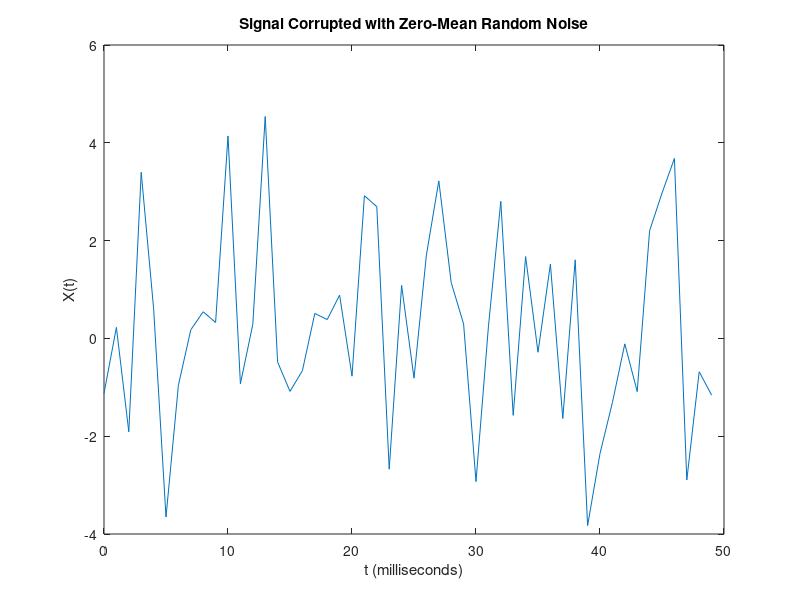
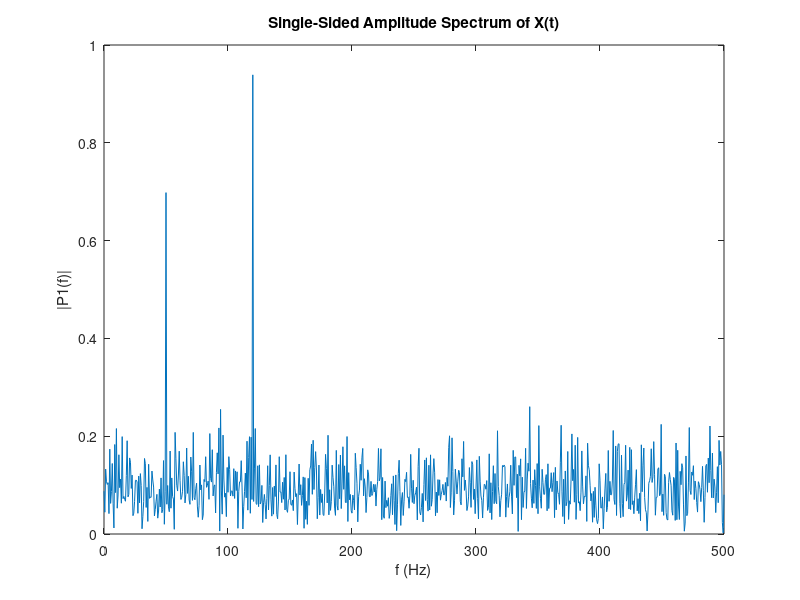
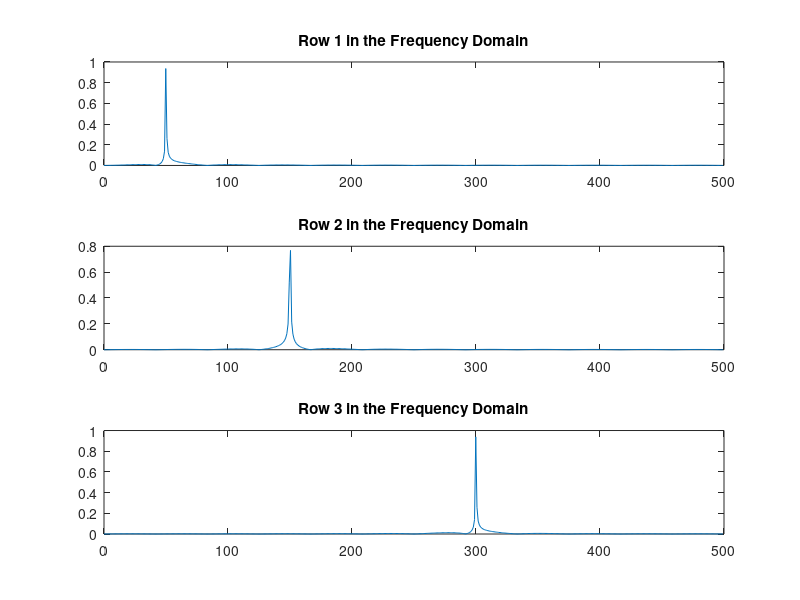

MATLAB code to generate these figures, in order:
%% FFT

% document matlab
%% example noisy signal
clear all
Fs = 1000;            % Sampling frequency                    
T = 1/Fs;             % Sampling period   delta_t    
L = 1500;             % Length of signal
t = (0:L-1)*T;        % Time vector




S = 0.7*sin(2*pi*50*t) + sin(2*pi*120*t);


X = S + 2*randn(size(t));

%X = S + 2*randn(size(t));

plot(1000*t(1:50),X(1:50))
title('Signal Corrupted with Zero-Mean Random Noise')
xlabel('t (milliseconds)')
ylabel('X(t)')


%Compute the Fourier transform of the signal.


Y = fft(X);

% Compute the two-sided spectrum P2. Then compute the single-sided spectrum P1 based on P2 and the even-valued signal length L.

P2 = abs(Y/L);
P1 = P2(1:L/2+1);
P1(2:end-1) = 2*P1(2:end-1);

f = Fs*(0:(L/2))/L;


figure;
plot(f,P1) 
title('Single-Sided Amplitude Spectrum of X(t)')
xlabel('f (Hz)')
ylabel('|P1(f)|')



P2_2=abs(Y).^2;  %espectro de poder doble
P1_1=P2_2(1:(L/2)+1);  % espectro de poder single
nFourier=(L/2)+1; 
df_2=Fs/L; % %resolución en frecuencia (Hz)
f_2=0:df_2:(Fs/2); % frecuencia 


figure;

plot(f_2,P1_1) 
title('Single-Sided Amplitude Spectrum of X(t)')
xlabel('f (Hz)')
ylabel('|P1(f)|')


% Now, take the Fourier transform of the original, uncorrupted signal and retrieve the exact amplitudes, 0.7 and 1.0.

Y = fft(S);
P2 = abs(Y/L);
P1 = P2(1:L/2+1);
P1(2:end-1) = 2*P1(2:end-1);

plot(f,P1) 
title('Single-Sided Amplitude Spectrum of S(t)')
xlabel('f (Hz)')
ylabel('|P1(f)|')


%% Convert a Gaussian pulse from the time domain to the frequency domain.

%Define signal parameters and a Gaussian pulse, X.


Fs = 100;           % Sampling frequency
t = -0.5:1/Fs:0.5;  % Time vector 
L = length(t);      % Signal length


X = 1/(4*sqrt(2*pi*0.01))*(exp(-t.^2/(2*0.01)));



plot(t,X)
title('Gaussian Pulse in Time Domain')
xlabel('Time (t)')
ylabel('X(t)')



% To use the fft function to convert the signal to the frequency domain, first identify a new input length that is the next power of 2 from the original signal length. This will pad the signal X with trailing zeros in order to improve the performance of fft.

n = 2^nextpow2(L);

Y = fft(X,n);

f = Fs*(0:(n/2))/n;
P = abs(Y/n).^2;

plot(f,P(1:n/2+1)) 
title('Gaussian Pulse in Frequency Domain')
xlabel('Frequency (f)')
ylabel('|P(f)|^2')



%% Cosine Waves

Fs = 1000;                    % Sampling frequency
T = 1/Fs;                     % Sampling period
L = 1000;                     % Length of signal
t = (0:L-1)*T;                % Time vector


% Create a matrix where each row represents a cosine wave with scaled frequency. The result, X, is a 3-by-1000 matrix. The first row has a wave frequency of 50, the second row has a wave frequency of 150, and the third row has a wave frequency of 300.

x1 = cos(2*pi*50*t);          % First row wave
x2 = cos(2*pi*150*t);         % Second row wave
x3 = cos(2*pi*300*t);         % Third row wave

X = [x1; x2; x3];

% Plot the first 100 entries from each row of X in a single figure in order and compare their frequencies.


for i = 1:3
    subplot(3,1,i)
    plot(t(1:100),X(i,1:100))
    title(['Row ',num2str(i),' in the Time Domain'])
end


% Plot the first 100 entries from each row of X in a single figure in order and compare their frequencies.


n = 2^nextpow2(L);

% Specify the dim argument to use fft along the rows of X, that is, for each signal.

dim = 2;

% Compute the Fourier transform of the signals

Y = fft(X,n,dim)

% calculate the double-sided spectrum and single-sided spectrum of each
% signal

P2 = abs(Y/L);
P1 = P2(:,1:n/2+1);
P1(:,2:end-1) = 2*P1(:,2:end-1);

% in the frequency domain, plot the single-sided amplitude spectrum ofr
% each row in a single figure.

for i=1:3
    subplot(3,1,i)
    plot(0:(Fs/n):(Fs/2-Fs/n),P1(i,1:n/2))
    title(['Row ',num2str(i),' in the Frequency Domain'])
end
